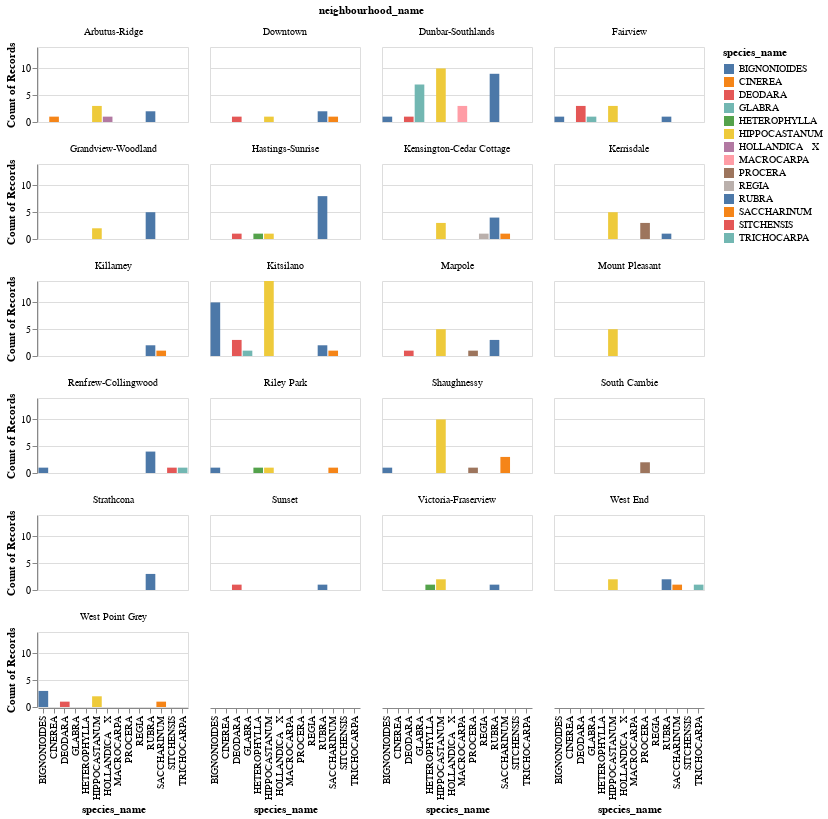

Source (notebook cell):
### Markdown cell above
Now we want to discover which Neighborhoods contain the highest count of these largest 14 species.

### Code cell
alt.Chart(largest_species).mark_bar().encode(
    alt.X('species_name'),
    alt.Y('count()'),
    alt.Color('species_name')).properties(width=150, height=75).facet(
    'neighbourhood_name', columns=4)

### Figure 1 — Vega-Lite specification as saved in the notebook (floating-point values rounded to 4 significant figures; data arrays with more than 128 entries replaced by an {"elided": "..."} marker saying what was removed)
{"config": {"view": {"continuousWidth": 400, "continuousHeight": 300}}, "data": {"name": "data-c822e0050adccb6005b5bcd4a3481b82"}, "facet": {"type": "nominal", "field": "neighbourhood_name"}, "spec": {"mark": "bar", "encoding": {"color": {"type": "nominal", "field": "species_name"}, "x": {"type": "nominal", "field": "species_name"}, "y": {"type": "quantitative", "aggregate": "count"}}, "height": 75, "width": 150}, "columns": 4, "$schema": "https://vega.github.io/schema/vega-lite/v4.8.1.json", "datasets": {"data-c822e0050adccb6005b5bcd4a3481b82": {"elided": "187 records"}}}
